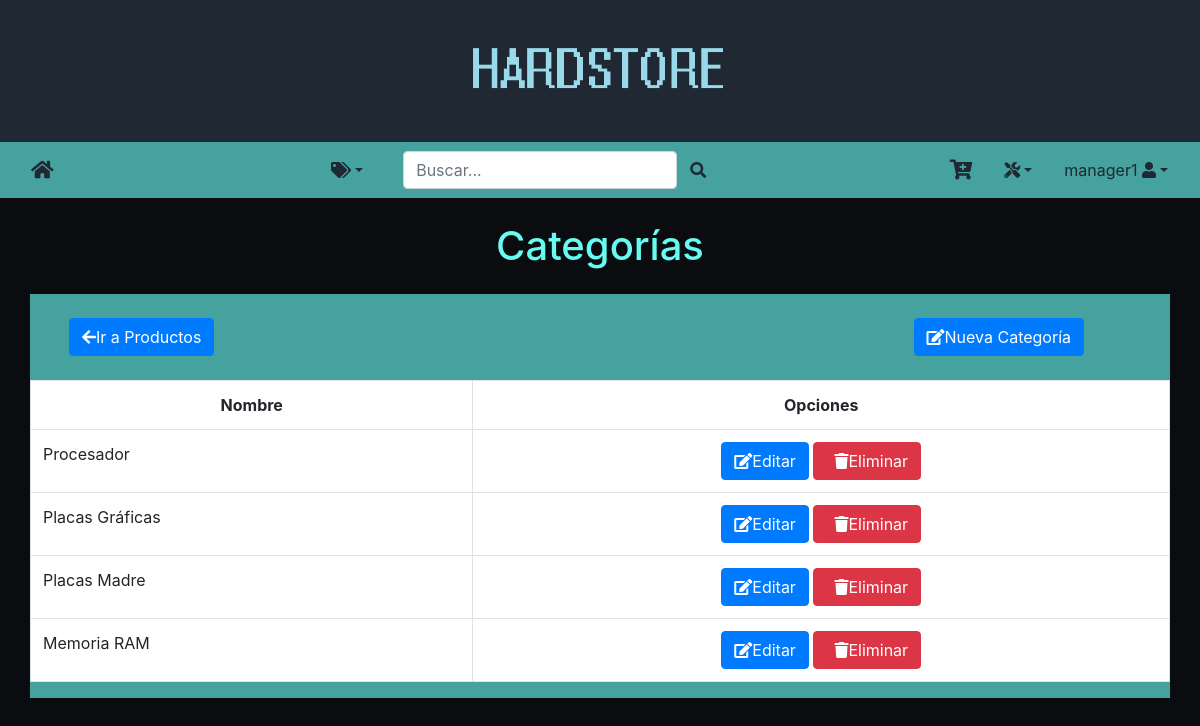
/modificar_categoria/ (signed in), run on the app's committed database.
### users/models.py (models this page shows)
class CustomUser(AbstractUser):
    is_commonUser = models.BooleanField(default=False)
    is_managerUser = models.BooleanField(default=False)  # gestor
    is_executiveUser = models.BooleanField(default=False)  # gerente

### market/models.py (models this page shows, shortened)
class Categoria(models.Model):
    nombre = models.CharField(max_length=200, null=True)

### market/views.py (the view)
# urls.py: path('modificar_categoria/', market_views.CategoriasList.as_view(),
class CategoriasList(ListView):
    model = Categoria
    template_name = 'market/categoria_list.html'
    context_object_name = 'categoriasList'
    def get_queryset(self):
        return Categoria.objects.all()
    def get_context_data(self, **kwargs):
        context = super().get_context_data(**kwargs)
        if(Categoria.objects.count() > 0):
            context['categorias'] = Categoria.objects.all()
            context['hayCategorias'] = True
        else:
            context['hayCategorias'] = False
        return context

### market/templates/market/categoria_list.html (shortened to what this page needs)
{% extends "base.html" %}
{% load static %}
{% block estilo %}
<link rel="stylesheet" href="{% static 'productosCategoria.css' %}" />
{% endblock %}
{% block content %}
<div class="text-center mt-4"	><h1 style="color:#66fcf1">Categorías</h1></div>
<div class="container mt-4 mb-4" style="background-color: #45a29e;">
  <div class="row mb-4">
  	<div class="col-5 mt-4 ml-4">
  		<a href="{% url 'modificar_producto' %}" class="btn btn-primary mr-4"><i class="fas fa-arrow-left"></i>Ir a Productos</a>
  	</div>
  	<div class="col-6 mt-4 ml-4">
  		<a href="{% url 'crear_categoria' %}" class="pull-right btn btn-primary mr-4"><i class="fas fa-edit"></i>Nueva Categoría</a>
  	</div>
  </div>
  <div class="row">
  	<table class="table table-hover table-bordered text-danger-center" style="background-color: white;">
	      <tr class="text-center">
	        <th>Nombre</th>
	        <th>Opciones</th>
	      </tr>
      	{% for categoria in categoriasList %}
      	<tr>
	      	<td>{{ categoria.nombre }}</td>
	        <td colspan="5" class="text-center">
	        	<a href="{% url 'modificar_categoria_x' categoria.id %}" class="btn btn-primary"><i class="fas fa-edit"></i>Editar</a>
	        	<a href="#" class="btn btn-danger" data-toggle="modal" data-target="#myModal{{categoria.id}}"><i class="fas fa-trash ml-2"></i>Eliminar</a>
	        </td>
	    </tr>
	    {% endfor %}
    </table>
  </div>
</div>
{% endblock %}

### market/templates/navBar.html (shortened to what this page needs)
<nav class="navbar navbar-expand-lg">
  <div class="container-fluid justify-content-between">
    <a class="navbar-brand" href="{% url 'home' %}"><i class="fas fa-home" style="color:#1f2833"></i></a>
    <div class="row ">
      <div class="nav-item dropdown">
        <a class="nav-link dropdown-toggle d-none d-lg-block" href="#" id="categoriasDropdown" data-toggle="dropdown"
          aria-haspopup="true" aria-expanded="false" style="color: #1f2833;"><i class="fas fa-tags"></i></a>
      </div>
      <form method="GET" action="/search" class="form-inline ml-4">
        <input class="form-control d-none d-lg-block" type="text" name="nombre" placeholder="Buscar..."
          aria-label="Search">
        <button class="btn my-2 my-sm-0" type="submit"><i class="fas fa-search" style="color:#1f2833"></i></button>
      </form>
    </div>
    <div class="row">
      {% if user.is_authenticated %}
      <a class="navbar-brand" href="{% url 'carrito' %}"><i class="fas fa-cart-plus" style="color:#1f2833"></i></a>
      {% if user.is_managerUser or user.is_executiveUser %}
      <div class="nav-item dropdown">
        <a class="nav-link dropdown-toggle" href="#" id="navbarDropdown" data-toggle="dropdown" aria-haspopup="true"
          aria-expanded="false" style="color: #1f2833;"><i class="fas fa-tools"></i></a>
      </div>
      {% endif %}
      {% endif %}
      {% if user.is_authenticated %}
      <div class="nav-item dropdown">
        <a class="nav-link dropdown-toggle" href="#" id="userDropdown" data-toggle="dropdown"
          style="color: #1f2833;">{{request.user}}
          <i class="fas fa-user" style="color:#1f2833"></i></a>
      </div>
      {% else %}
      <a class="nav-link" href="{% url 'login' %}" style="color: #1f2833;">Log-In</a>
      {% endif %}
    </div>
  </div>
</nav>

### data on the page
CustomUser: user "manager1"
Categoria: nombre "Procesador"
Categoria: nombre "Placas Gráficas"
Categoria: nombre "Placas Madre"
Categoria: nombre "Memoria RAM"
